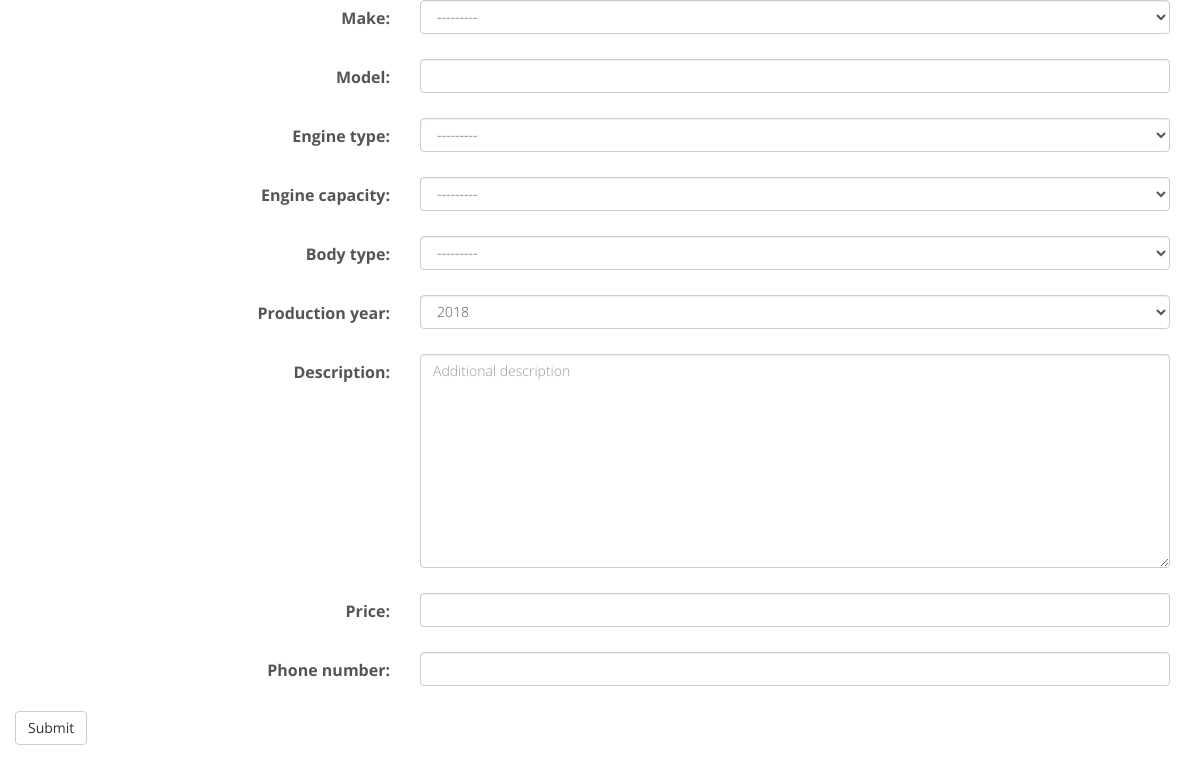
Page /offer/add/ on the committed database.
### web_client/models.py (models this page shows)
class Manufacturer(models.Model):
    make = models.CharField(max_length=50)
    def __str__(self):
        return self.make

class Offer(models.Model):
    YEAR_CHOICES = []
    for r in range(1901, (datetime.datetime.now().year + 1)):
        YEAR_CHOICES.append((r, r))
    offer_id = models.UUIDField(primary_key=True, default=uuid.uuid1, editable=False)
    owner = models.ForeignKey(User, on_delete=models.CASCADE)
    make = models.CharField(max_length=20)
    model = models.CharField(max_length=20)
    engine_type = models.CharField(max_length=20)
    engine_capacity = models.CharField(max_length=4)
    body_type = models.CharField(max_length=20)
    production_year = models.IntegerField(choices=YEAR_CHOICES, default=datetime.datetime.now().year)
    description = models.TextField(default=None, blank=True)
    price = models.PositiveIntegerField(blank=None)
    created = models.DateField(auto_now_add=True)
    phone_number = models.CharField(validators=[phone_regex], max_length=17, blank=False)

class EngineType(models.Model):
    engine_type = models.CharField(max_length=20, blank=False, unique=True)
    def __str__(self):
        return self.engine_type

class EngineCapacity(models.Model):
    engine_capacity = models.FloatField(blank=False, unique=True)
    def __str__(self):
        return str(self.engine_capacity)

class BodyType(models.Model):
    body_type = models.CharField(max_length=20, blank=False)
    def __str__(self):
        return self.body_type

### web_client/views.py (the view, shortened to what this page needs)
# urls.py: url(r'^offer/add/$', views.CreateOffer.as_view(), name='new_offer'),
class CreateOffer(View):
    template_name = 'offer/offer_form.html'
    model = Offer
    fields = ['make', 'model', 'engine', 'body_type']
    def get(self, request):
        form = OfferForm
        maker_list = Manufacturer.objects.all()
        return render(request, self.template_name, {'form': form, 'maker_list': maker_list})

### web_client/templates/offer/offer_form.html (shortened to what this page needs)
{% extends 'base.html' %}
{% load static %}
{% block content %}
    <form class="form-horizontal" action="" method="post" enctype="multipart/form-data">
        {% for field in form %}
            <div class="form-group">
                <label class="col-sm-4 control-label">{{ field.label_tag }}</label>
                <div class="col-sm-8">
                    <p>{{ field }}</p>
                </div>
            </div>
        {% endfor %}
        <div class="form-group">
            <button type="submit" class="btn btn-default">Submit</button>
        </div>
    </form>
{% endblock %}

### web_client/templates/base.html (shortened to what this page needs)
{% load staticfiles %}
<!DOCTYPE html>
<html lang="pl">
<head>
    <link rel="stylesheet" href="{% static 'css/bootstrap.css' %}">
    <link rel="stylesheet" href="{% static 'stylesheet.css' %}">
</head>
<body>
<div class="container">
    {% block content %}Oops, missing 'content' block for this template...{% endblock %}
</div>
</body>
</html>

### web_client/static/stylesheet.css (style rules this page uses)
body { font-family: 'Open Sans', sans-serif; font-size: 16px; font-weight: 300; color: #555; margin: 0; padding: 0; }

### rows in the picture
Manufacturer: form "---------"
EngineType: form "---------"
EngineCapacity: form "---------"
BodyType: form "---------"

### other values in the picture
{{ field.label_tag }} "Make:" "Model:" "Engine type:" "Engine capacity:" "Body type:" "Production year:" "Description:" "Price:" "Phone number:"
